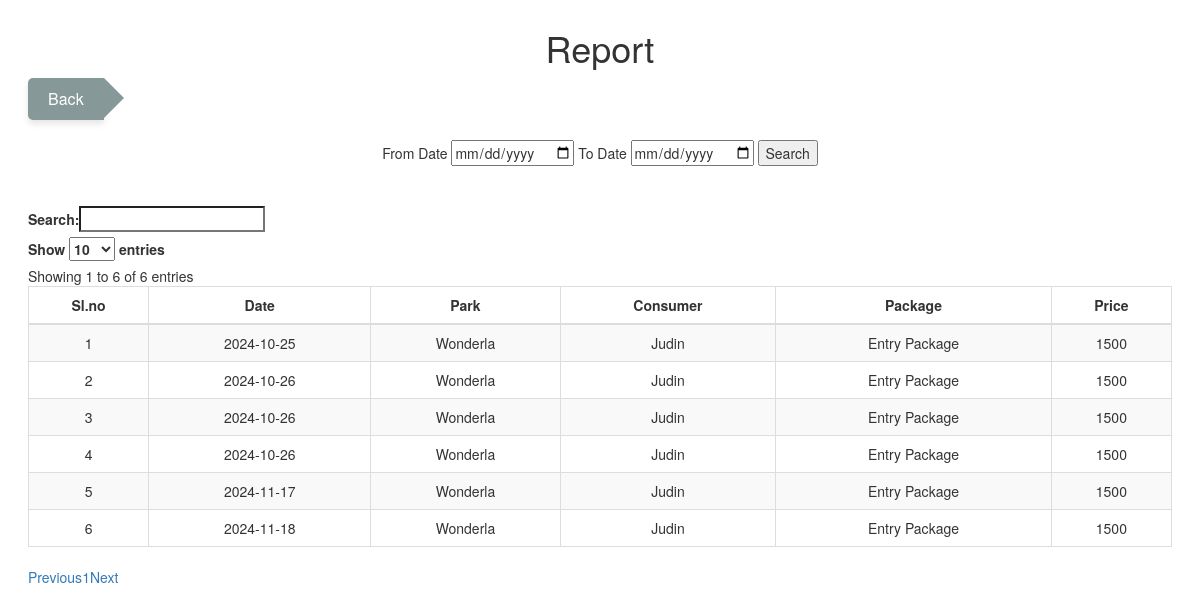
/Project/Admin/ReportList.php, run on the app's committed database.
### tables this page shows
CREATE TABLE `tbl_booking` (
  `booking_id` int(11) NOT NULL,
  `booking_date` varchar(100) NOT NULL,
  `booking_to_date` varchar(100) NOT NULL,
  `booking_status` int(11) NOT NULL DEFAULT 0,
  `booking_head` varchar(100) NOT NULL,
  `package_id` int(11) NOT NULL,
  `user_id` int(11) NOT NULL,
  `booking_amount` varchar(100) NOT NULL
);

CREATE TABLE `tbl_park` (
  `park_id` int(11) NOT NULL,
  `park_name` varchar(100) NOT NULL,
  `park_email` varchar(100) NOT NULL,
  `park_password` varchar(100) NOT NULL,
  `park_address` varchar(100) NOT NULL,
  `place_id` int(11) NOT NULL,
  `park_status` varchar(100) NOT NULL DEFAULT '0',
  `park_photo` varchar(500) NOT NULL,
  `park_license` varchar(100) NOT NULL,
  `park_proof` varchar(500) NOT NULL
);

CREATE TABLE `tbl_user` (
  `user_id` int(11) NOT NULL,
  `user_name` varchar(100) NOT NULL,
  `user_email` varchar(100) NOT NULL,
  `user_password` varchar(100) NOT NULL,
  `user_photo` varchar(500) NOT NULL,
  `place_id` int(11) NOT NULL,
  `user_address` varchar(200) NOT NULL,
  `user_proof` varchar(500) NOT NULL,
  `user_contact` varchar(100) NOT NULL
);

CREATE TABLE `tbl_package` (
  `package_id` int(11) NOT NULL,
  `package_name` varchar(100) NOT NULL,
  `package_detail` varchar(200) NOT NULL,
  `package_photo` varchar(500) NOT NULL,
  `package_price` varchar(100) NOT NULL,
  `park_id` int(11) NOT NULL,
  `category_id` int(11) NOT NULL
);

### Project/Admin/ReportList.php (the view, shortened to what this page needs)
<!DOCTYPE html>
<html lang="en" >
    <head>
        <link rel='stylesheet' href='https://maxcdn.bootstrapcdn.com/bootstrap/3.3.6/css/bootstrap.min.css'>
        <link rel='stylesheet' href='https://cdn.datatables.net/1.10.12/css/dataTables.bootstrap.min.css'>
        <link rel='stylesheet' href='https://cdn.datatables.net/buttons/1.2.2/css/buttons.bootstrap.min.css'>
    <body>
        <h1 align="center" id="heading">Report</h1>
        <a href="Dashboard.php" class="search">Back</a>
        <br><br>
        <form method="post" align="center">
        	From Date <input type="date" name="fdate">
            To Date <input type="date" name="tdate">
            <input type="submit" name="btn_search" value="Search">
            <br><br><br>
        </form>
        <table id="example" class="table table-striped table-bordered" cellspacing="0" width="100%">
            <thead>
                <tr>
                    <th style="text-align:center">Sl.no</th>
                    <th style="text-align:center">Date</th>
                    <th style="text-align:center">Park</th>
                    <th style="text-align:center">Consumer</th>
                    <th style="text-align:center">Package</th>
                    <th style="text-align:center">Price</th>
                </tr>
            </thead>
            <tbody>
			<?php
				include('../Assets/Connection/Connection.php');
				$i=0;
			 $selQry = "select * from tbl_booking b inner join tbl_package p on p.package_id = b.package_id inner join tbl_user u on u.user_id = b.user_id inner join tbl_park pa on pa.park_id = p.park_id where true and booking_status > 0";
				  $rs = $conn -> query($selQry);
                   while($data = $rs -> fetch_assoc())
				   {
                     $i++;
			?>
              <tr>
              	<td align="center"><?php echo $i; ?></td>
                 <td align="center"><?php echo $data["booking_date"]; ?></td>
                 <td align="center"><?php echo $data["park_name"]; ?></td>
                 <td align="center"><?php echo $data["user_name"]; ?></td>
                 <td align="center"><?php echo $data["package_name"]; ?></td>
                 <td align="center"><?php echo $data["package_price"]; ?></td>
              </tr>
               <?php
				}
			?>
            </tbody>
        </table>
    </body>
</html>

### Project/Admin/ReportList.php (style rules this page uses)
body { margin:2em; }
.search { display: inline-block; background-color: #869897; color: white; padding: 10px 20px; font-size: 16px; text-align: center; text-decoration: none; position: relative; border-radius: 5px 0 0 5px; box-shadow: 0 4px 6px rgba(0, 0, 0, 0.1); transition: background-color 0.3s, transform 0.3s; }
.search::after { content: ''; position: absolute; top: 0; right: -20px; width: -155px; height: 0; border-top: 20px solid transparent; border-bottom: 20px solid transparent; border-left: 20px solid #869897; transition: border-left-color 0.4s; }

### data on the page
tbl_booking: booking_date "2024-10-25", tbl_park.park_name "Wonderla", user.user_name "Judin", package.package_name "Entry Package", package.package_price "1500"
tbl_booking: booking_date "2024-10-26", tbl_park.park_name "Wonderla", user.user_name "Judin", package.package_name "Entry Package", package.package_price "1500"
tbl_booking: booking_date "2024-10-26", tbl_park.park_name "Wonderla", user.user_name "Judin", package.package_name "Entry Package", package.package_price "1500"
tbl_booking: booking_date "2024-10-26", tbl_park.park_name "Wonderla", user.user_name "Judin", package.package_name "Entry Package", package.package_price "1500"
tbl_booking: booking_date "2024-11-17", tbl_park.park_name "Wonderla", user.user_name "Judin", package.package_name "Entry Package", package.package_price "1500"
tbl_booking: booking_date "2024-11-18", tbl_park.park_name "Wonderla", user.user_name "Judin", package.package_name "Entry Package", package.package_price "1500"
